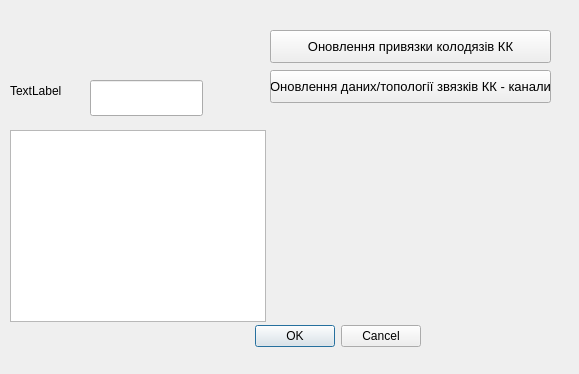
<?xml version="1.0" encoding="UTF-8"?>
<ui version="4.0">
 <class>pgConnectorDialogBase</class>
 <widget class="QDialog" name="pgConnectorDialogBase">
  <property name="geometry">
   <rect>
    <x>0</x>
    <y>0</y>
    <width>579</width>
    <height>374</height>
   </rect>
  </property>
  <property name="windowTitle">
   <string>pg connector</string>
  </property>
  <widget class="QDialogButtonBox" name="button_box">
   <property name="geometry">
    <rect>
     <x>230</x>
     <y>320</y>
     <width>191</width>
     <height>32</height>
    </rect>
   </property>
   <property name="orientation">
    <enum>Qt::Horizontal</enum>
   </property>
   <property name="standardButtons">
    <set>QDialogButtonBox::Cancel|QDialogButtonBox::Ok</set>
   </property>
  </widget>
  <widget class="QPushButton" name="cableChannelPitsDataUpdate">
   <property name="geometry">
    <rect>
     <x>270</x>
     <y>30</y>
     <width>281</width>
     <height>33</height>
    </rect>
   </property>
   <property name="font">
    <font>
     <pointsize>10</pointsize>
    </font>
   </property>
   <property name="text">
    <string>Оновлення привязки колодязів КК</string>
   </property>
  </widget>
  <widget class="QLabel" name="label">
   <property name="geometry">
    <rect>
     <x>10</x>
     <y>70</y>
     <width>161</width>
     <height>41</height>
    </rect>
   </property>
   <property name="text">
    <string>TextLabel</string>
   </property>
  </widget>
  <widget class="QLineEdit" name="lineEdit">
   <property name="geometry">
    <rect>
     <x>90</x>
     <y>80</y>
     <width>113</width>
     <height>36</height>
    </rect>
   </property>
  </widget>
  <widget class="QListWidget" name="listWidget">
   <property name="geometry">
    <rect>
     <x>10</x>
     <y>130</y>
     <width>256</width>
     <height>192</height>
    </rect>
   </property>
  </widget>
  <widget class="QPushButton" name="cableChannelChannelDataUpdate">
   <property name="geometry">
    <rect>
     <x>270</x>
     <y>70</y>
     <width>281</width>
     <height>33</height>
    </rect>
   </property>
   <property name="sizePolicy">
    <sizepolicy hsizetype="Minimum" vsizetype="Fixed">
     <horstretch>0</horstretch>
     <verstretch>0</verstretch>
    </sizepolicy>
   </property>
   <property name="font">
    <font>
     <pointsize>10</pointsize>
     <underline>false</underline>
     <strikeout>false</strikeout>
    </font>
   </property>
   <property name="contextMenuPolicy">
    <enum>Qt::DefaultContextMenu</enum>
   </property>
   <property name="acceptDrops">
    <bool>false</bool>
   </property>
   <property name="layoutDirection">
    <enum>Qt::LeftToRight</enum>
   </property>
   <property name="text">
    <string>Оновлення даних/топології звязків КК - канали</string>
   </property>
   <property name="autoDefault">
    <bool>true</bool>
   </property>
   <property name="flat">
    <bool>false</bool>
   </property>
  </widget>
 </widget>
 <resources/>
 <connections>
  <connection>
   <sender>button_box</sender>
   <signal>accepted()</signal>
   <receiver>pgConnectorDialogBase</receiver>
   <slot>accept()</slot>
   <hints>
    <hint type="sourcelabel">
     <x>20</x>
     <y>20</y>
    </hint>
    <hint type="destinationlabel">
     <x>20</x>
     <y>20</y>
    </hint>
   </hints>
  </connection>
  <connection>
   <sender>button_box</sender>
   <signal>rejected()</signal>
   <receiver>pgConnectorDialogBase</receiver>
   <slot>reject()</slot>
   <hints>
    <hint type="sourcelabel">
     <x>20</x>
     <y>20</y>
    </hint>
    <hint type="destinationlabel">
     <x>20</x>
     <y>20</y>
    </hint>
   </hints>
  </connection>
 </connections>
</ui>
